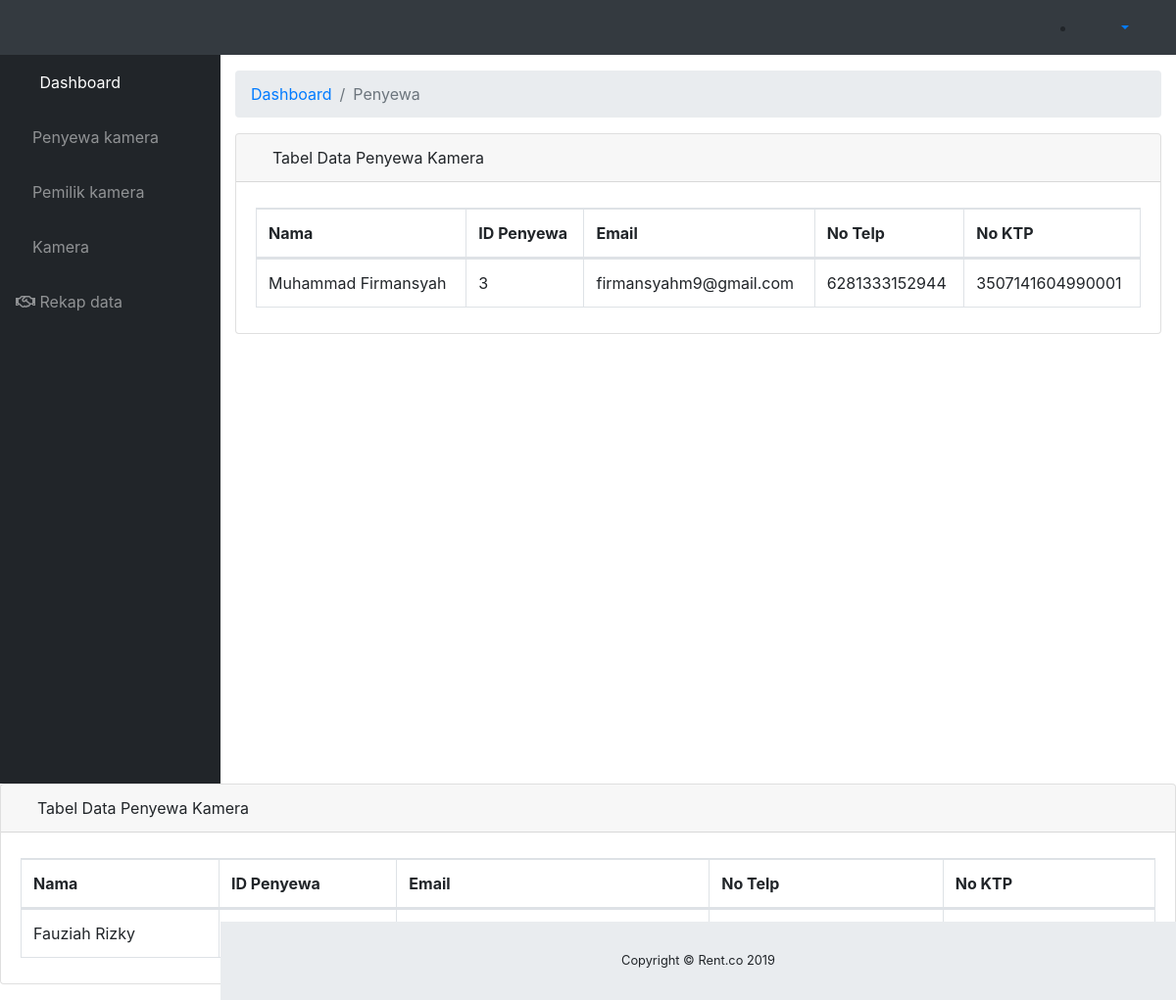
The app's page /script/admin/penyewa.php (signed in), older data.
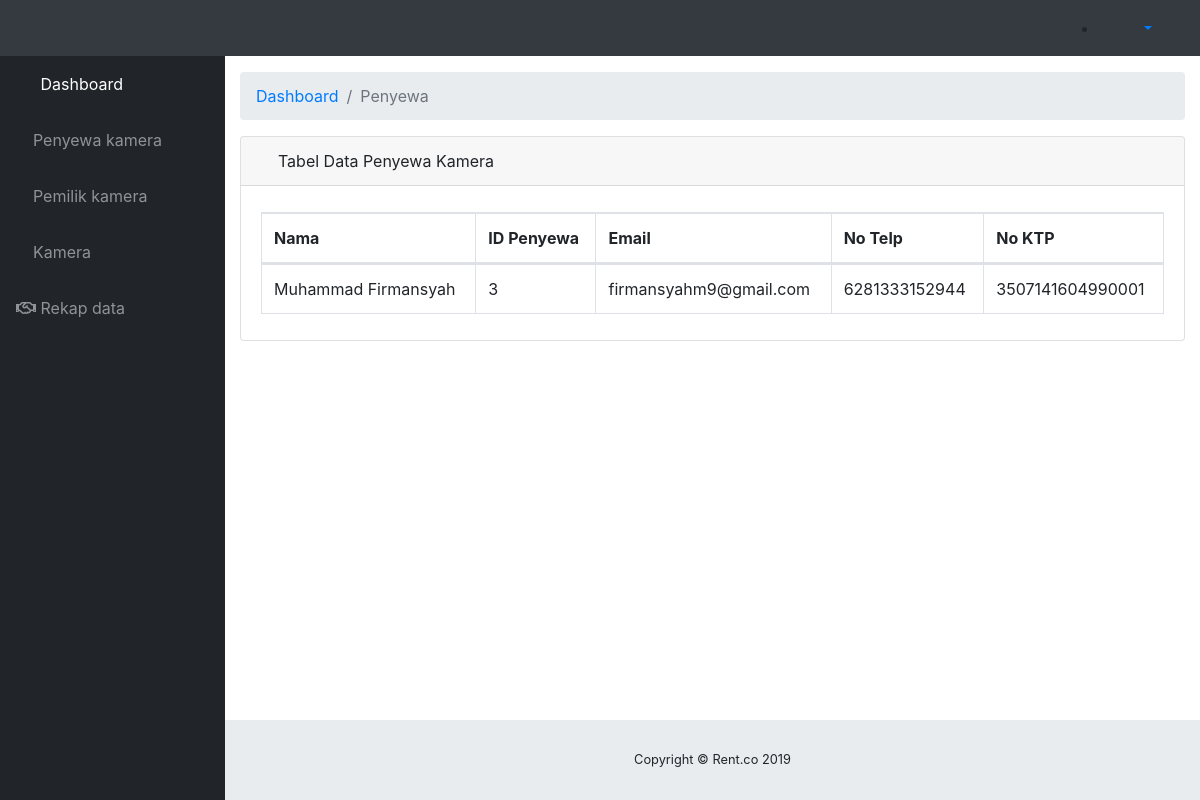
The same page, newer data.
### tables this page shows
CREATE TABLE `penyewa` (
  `username` varchar(20) NOT NULL,
  `password` varchar(20) NOT NULL,
  `id_penyewa` int(100) NOT NULL,
  `nama_penyewa` varchar(100) NOT NULL,
  `email_penyewa` varchar(50) NOT NULL,
  `notelp_penyewa` varchar(20) NOT NULL,
  `noktp_penyewa` varchar(20) NOT NULL,
  `gamktp_penyewa` varchar(100) NOT NULL,
  `gamselfie_penyewa` varchar(100) NOT NULL
);

### script/admin/penyewa.php (the view, shortened to what this page needs)
<!DOCTYPE html>
<html lang="en">
<head>
  <link href="vendor/fontawesome-free/css/all.min.css" rel="stylesheet" type="text/css">
  <link href="vendor/datatables/dataTables.bootstrap4.css" rel="stylesheet">
  <link href="css/sb-admin.css" rel="stylesheet">
</head>
<body id="page-top">
  <nav class="navbar navbar-expand navbar-dark bg-dark static-top">
    <button class="btn btn-link btn-sm text-white order-1 order-sm-0" id="sidebarToggle" href="#">
      <i class="fas fa-bars"></i>
    </button>
    <ul class="d-none d-md-inline-block form-inline ml-auto mr-0 mr-md-3 my-2 my-md-0">
      <li class="nav-item dropdown no-arrow">
        <a class="nav-link dropdown-toggle" href="#" id="userDropdown" role="button" data-toggle="dropdown" aria-haspopup="true" aria-expanded="false">
          <i class="fas fa-user-circle fa-fw"></i>
        </a>
      </li>
    </ul>
  </nav>
  <div id="wrapper">
    <ul class="sidebar navbar-nav">
      <li class="nav-item active">
        <a class="nav-link" href="index.php">
          <i class="fas fa-fw fa-folder"></i>
          <span>Dashboard</span>
        </a>
      </li>
      <li class="nav-item">
        <a class="nav-link" href="penyewa.php" >
          <i class="fas fa-running"></i>
          <span>Penyewa kamera</span>
        </a>
      </li>
      <li class="nav-item">
        <a class="nav-link" href="pemilik.php">
          <i class="fas fa-male"></i>
          <span>Pemilik kamera</span></a>
      </li>
      <li class="nav-item">
        <a class="nav-link" href="kamera.php">
          <i class="fas fa-camera-retro"></i>
          <span>Kamera</span></a>
      </li>
      <li class="nav-item">
        <a class="nav-link" href="rekap_data.php">
          <i class="far fa-handshake"></i>
          <span>Rekap data</span></a>
      </li>
    </ul>
    <div id="content-wrapper">
      <div class="container-fluid">
        <ol class="breadcrumb">
          <li class="breadcrumb-item">
            <a href="index.php">Dashboard</a>
          </li>
          <li class="breadcrumb-item active">Penyewa</li>
        </ol>
        <?php
          include 'koneksi.php';
          $sql= "SELECT * FROM penyewa ";
          $result = mysqli_query($mysqli,$sql);
          while($rows = mysqli_fetch_array($result))
          {
        ?>
        <div class="card mb-3">
          <div class="card-header">
            <i class="fas fa-table"></i>
            Tabel Data Penyewa Kamera</div>
            <div class="card-body">
            <div class="row">
              <div class="col-sm-12">
                <table class="table table-bordered dataTable" id="dataTable" width="100%" cellspacing="0" role="grid" aria-describedby="dataTable_info" style="width: 100%;">
                    <thead>
                    <tr><th rowspan="1" colspan="1">Nama</th>
                      <th rowspan="1" colspan="1">ID Penyewa</th>
                      <th rowspan="1" colspan="1">Email</th>
                      <th rowspan="1" colspan="1">No Telp</th>
                      <th rowspan="1" colspan="1">No KTP</th>
                    </thead>
                    <tbody>
                    <tr role="row" class="odd">
                        <td class="sorting_1"><?php echo $rows['nama_penyewa']?></td>
                        <td><?php echo $rows['id_penyewa']?></td>
                        <td><?php echo $rows['email_penyewa']?></td>
                        <td><?php echo $rows['notelp_penyewa']?></td>
                        <td><?php echo $rows['noktp_penyewa']?></td>
                    </tr>
                    </tbody>
                    </table>
                </div>
              </div>
                </div>
                </div>
              </div>
            </div>
          </div>
        <?php } ?>
      <footer class="sticky-footer">
        <div class="container my-auto">
          <div class="copyright text-center my-auto">
            <span>Copyright © Rent.co 2019</span>
          </div>
        </div>
      </footer>
</body>
</html>

Row changes from the older to the newer data that the page shows:
removed penyewa: nama_penyewa "Fauziah Rizky"
